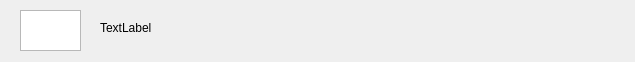
<?xml version="1.0" encoding="UTF-8"?>
<ui version="4.0">
 <class>Img_tile</class>
 <widget class="QWidget" name="Img_tile">
  <property name="geometry">
   <rect>
    <x>0</x>
    <y>0</y>
    <width>635</width>
    <height>62</height>
   </rect>
  </property>
  <property name="windowTitle">
   <string>Img_tile</string>
  </property>
  <widget class="QGraphicsView" name="graphicsView">
   <property name="geometry">
    <rect>
     <x>20</x>
     <y>10</y>
     <width>61</width>
     <height>41</height>
    </rect>
   </property>
  </widget>
  <widget class="QLabel" name="lbl_name">
   <property name="geometry">
    <rect>
     <x>100</x>
     <y>20</y>
     <width>531</width>
     <height>16</height>
    </rect>
   </property>
   <property name="text">
    <string>TextLabel</string>
   </property>
  </widget>
 </widget>
 <layoutdefault spacing="6" margin="11"/>
 <resources/>
 <connections/>
</ui>
